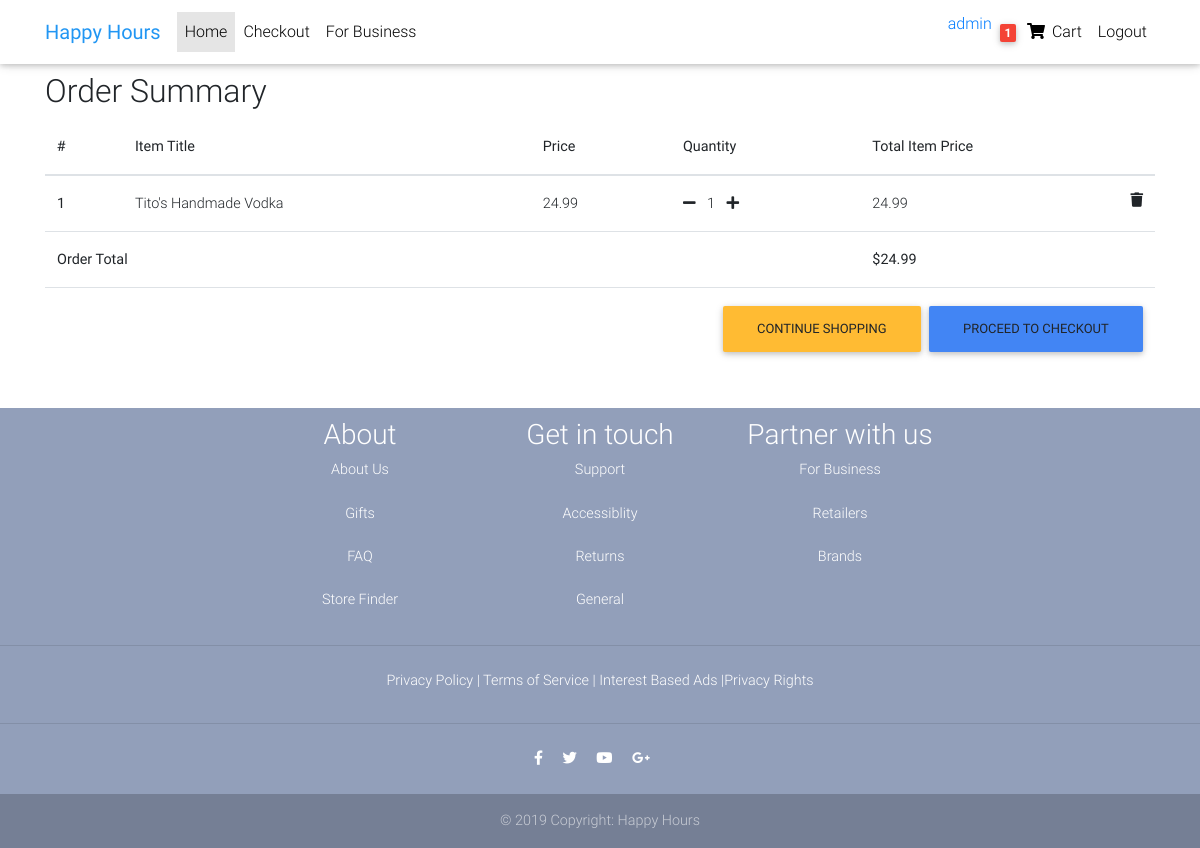
The page /order_summary/ (signed in) on the database as committed earlier.
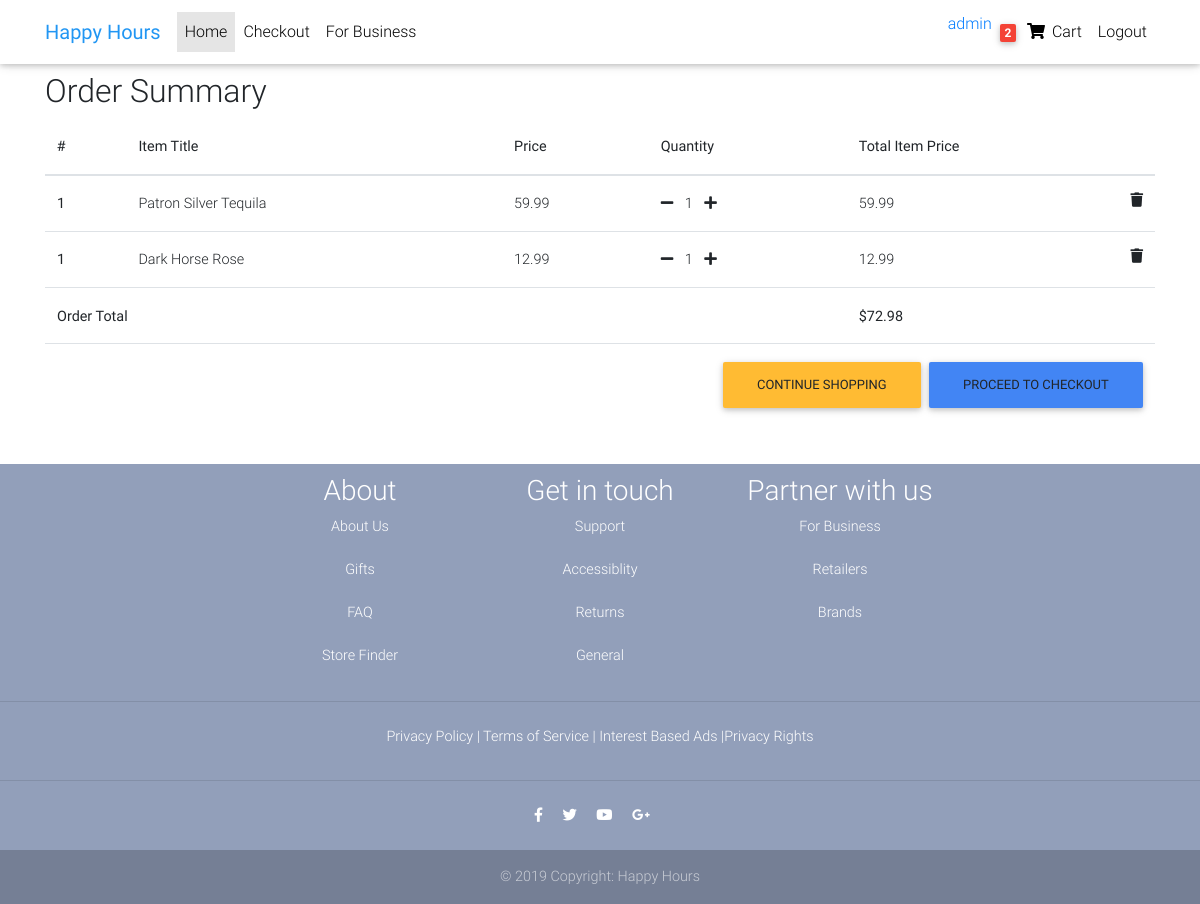
The same page on the database as committed later.
### core/models.py (models this page shows, shortened)
class Order(models.Model):
    user = models.ForeignKey(settings.AUTH_USER_MODEL,
                             on_delete=models.CASCADE)
    items = models.ManyToManyField(OrderItem)
    start_date = models.DateTimeField(auto_now_add=True)
    ordered_date = models.DateTimeField()
    ordered = models.BooleanField(default=False)
    billing_address = models.ForeignKey('BillingAddress', on_delete=models.SET_NULL, blank=True, null=True)
    payment = models.ForeignKey('Payment', on_delete=models.SET_NULL, blank=True, null=True)
    coupon = models.ForeignKey('Coupon', on_delete=models.SET_NULL, blank=True, null=True )
    def get_total(self):
        total = 0
        for order_item in self.items.all():
            total += order_item.get_final_price()
        return total

class OrderItem(models.Model):
    user = models.ForeignKey(settings.AUTH_USER_MODEL,
                             on_delete=models.CASCADE)
    ordered = models.BooleanField(default=False)
    item = models.ForeignKey(Item, on_delete=models.CASCADE)
    quantity = models.IntegerField(default=1)
    def get_total_item_price(self):
        return self.quantity * self.item.price
    def get_final_price(self):
        if self.item.discount_price:
            return self.get_total_discount_item_price()
        return self.get_total_item_price()

class Item(models.Model):
    title = models.CharField(max_length=100)
    price = models.FloatField()
    discount_price = models.FloatField(blank=True, null=True)
    category = models.CharField(choices=CATEGORY_CHOICES, max_length=2)
    label = models.CharField(choices=LABEL_CHOICES, max_length=1)
    types = models.CharField(choices=CATEGORY_TYPES, max_length=2, null=True)
    sizes = models.CharField(choices=CATEGORY_SIZES, max_length=2, null=True)
    region = models.CharField(choices=CATEGORY_REGION, max_length=2, null=True)
    abv = models.CharField(choices=CATEGORY_ABV, max_length=2, null=True)
    features = models.CharField(max_length=1000)
    tasting = models.CharField(max_length=1000)
    reviews = models.FloatField()
    slug = models.SlugField()
    description = models.TextField()
    image = models.ImageField()

### core/views.py (the view)
# urls.py: path('order_summary/', OrderSummaryView.as_view(), name='order_summary'),
class OrderSummaryView(LoginRequiredMixin, View):
    def get(self, *args, **kwargs):
        try:
            order = Order.objects.get(user=self.request.user, ordered=False)
            context = {
                'object': order
            }
            return render(self.request, 'order_summary.html', context)
        except ObjectDoesNotExist:
            messages.error(self.request, "You do not have an active order")
            return redirect("/")

### core/templatetags/cart_template_tags.py (called while the page is built)
@register.filter
def cart_item_count(user):
    if user.is_authenticated:
        qs = Order.objects.filter(user=user, ordered=False)
        if qs.exists():
            return qs[0].items.count()
        return 0

### templates/order_summary.html (shortened to what this page needs)
{% extends "base.html" %}
{% block content %}
<main>
  <div class="container">
    <div class="table-responsive text-nowrap">
<h2>Order Summary</h2>
        <table class="table">
          <thead>
            <tr>
                              <th scope="col">#</th>
              <th scope="col">Item Title</th>
              <th scope="col">Price</th>
              <th scope="col">Quantity</th>
              <th scope="col">Total Item Price</th>
            </tr>
          </thead>
          <tbody>
          {% for order_item in object.items.all %}
            <tr>
              <th scope="row">1</th>
              <td>{{ order_item.item.title }}</td>
              <td>{{ order_item.item.price }}</td>
              <td>
                   <a href="{% url 'core:remove-single-item-from-cart' order_item.item.slug %}"><i class="fas fa-minus mr-2"></i></a>
                  {{ order_item.quantity }}
                  <a href="{% url 'core:add-to-cart' order_item.item.slug %}"><i class="fas fa-plus ml-2"></i></a>
              </td>
                <td>{% if order_item.item.discount_price %}
                    {{ order_item.get_total_discount_item_price }}
                  <span class="badge badge-primary"> Saving ${{ order_item.get_amount_saved }} </span>
                  {% else %}
                  {{ order_item.get_total_item_price }}
                  {% endif %}
                <a href="{% url 'core:remove-from-cart' order_item.item.slug %}"><i class="fas fa-trash float-right"></i></a>
              </td>
            </tr>
             {% empty %}
              <tr>
              <td colspan="5"> Your Cart is Empty</td>
               <a class="btn btn-warning float-right ml-2 " href=" /">Continue Shopping</a>
              </tr>
          {% endfor %}
          {% if object.get_total %}
          <tr>
              <td colspan="4"><b>Order Total</b></td>
              <td><b>${{ object.get_total }}</b></td>
          </tr>
           <tr>
              <td colspan="5">
                  <a class="btn btn-primary float-right ml-2" href=" /checkout/">Proceed to checkout</a>
                  <a class="btn btn-warning float-right ml-2 " href=" /">Continue Shopping</a>
              </td>
          </tr>
          {% endif %}
          </tbody>
        </table>
      </div>
  </div>
</main>
{% endblock content %}

### templates/navbar.html (shortened to what this page needs)
{% load cart_template_tags%}
<nav class="navbar fixed-top navbar-expand-lg navbar-light white scrolling-navbar">
  <div class="container">
    <a class="navbar-brand waves-effect" href="/">
      <strong class="blue-text">Happy Hours</strong>
    </a>
    <div class="collapse navbar-collapse" id="navbarSupportedContent">
      <ul class="navbar-nav mr-auto">
        <li class="nav-item active">
          <a class="nav-link waves-effect" href="/">Home
          </a>
        </li>
        <li class="nav-item">
          <a class="nav-link waves-effect" href="/checkout">
            Checkout</a>
        </li>
        <li class="nav-item">
          <a class="nav-link waves-effect" href="/checkout">
            For Business</a>
        </li>
      </ul>
      <ul class="navbar-nav nav-flex-icons">
      <li class="nav-item">
          <a href="/profile"><span class="clearfix d-none d-sm-inline-block"> {{ user }} </span>
</a>
      </li>
        {% if request.user.is_authenticated %}
        <li class="nav-item">
          <a href=" {%  url 'core:order_summary' %}" class="nav-link waves-effect">
            <span class="badge red z-depth-1 mr-1"> {{ request.user | cart_item_count }}</span>
            <i class="fas fa-shopping-cart"></i>
            <span class="clearfix d-none d-sm-inline-block"> Cart </span>
          </a>
        </li>
        <li class="nav-item">
          <a class="nav-link waves-effect" href=" {% url 'account_logout' %}">
            <span class="clearfix d-none d-sm-inline-block"> Logout </span>
          </a>
        </li>
        {% endif %}
      </ul>
    </div>
  </div>
</nav>

Rows that differ between the two databases and show on the page:
no longer on this page (row unchanged): OrderItem: item "Tito's Handmade Vodka", item.price "24.99", quantity "1", get_total_item_price "24.99"
added OrderItem: item "Patron Silver Tequila", item.price "59.99", quantity "1", get_total_item_price "59.99"
added OrderItem: item "Dark Horse Rose", item.price "12.99", quantity "1", get_total_item_price "12.99"
computed for Order: get_total "24.99" → "72.98"
Other text that changed with them:
{{ request.user | cart_item_count }}: "1" → "2"
